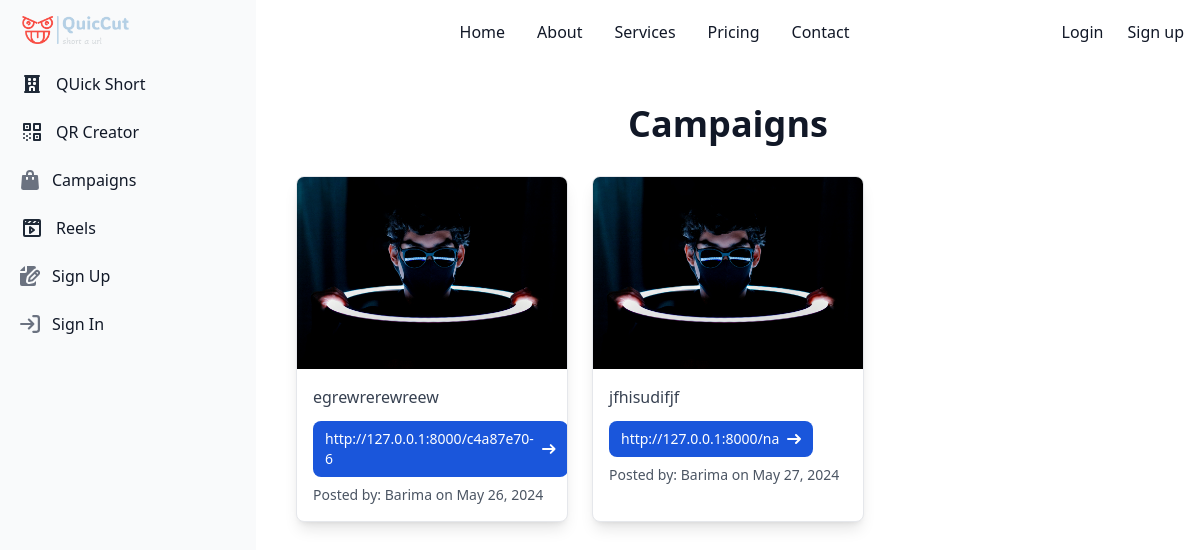
Screenshot of /campaign/list with the database file from the repository.
### campaign/models.py (models this page shows, shortened)
class Campaign(models.Model):
    user = models.ForeignKey(User, on_delete=models.CASCADE)
    url = models.URLField(max_length=200)
    description = models.TextField()
    image = models.ImageField(upload_to='campaign_images/')
    created_at = models.DateTimeField(auto_now_add=True)

### campaign/views.py (the view)
# urls.py: path('list', campaign_list, name='campaign_list'),
def campaign_list(request):
    campaigns = Campaign.objects.all()
    return render(request, 'campaign/campaign_list.html', {'campaigns': campaigns})

### templates/campaign/campaign_list.html (shortened to what this page needs)
{% extends 'basehome/base.html' %}
{% block content %}
<div class="p-10 sm:ml-64">
  <h1 class="text-center text-4xl font-bold text-gray-900 mb-8">Campaigns</h1>
  <div class="grid grid-cols-1 sm:grid-cols-2 md:grid-cols-3 lg:grid-cols-3 gap-6">
    {% for campaign in campaigns %}
      <div class="max-w-sm bg-white border border-gray-200 rounded-lg shadow-lg overflow-hidden dark:bg-gray-800 dark:border-gray-700">
        <div class="h-48 overflow-hidden">
          <img class="w-full h-full object-cover" src="{{ campaign.image.url }}" alt="Campaign Image">
        </div>
        <div class="p-4">
          <p class="mb-3 font-normal text-gray-700 dark:text-gray-400">{{ campaign.description }}</p>
          <a href="{{ campaign.url }}" class="inline-flex items-center px-3 py-2 text-sm font-medium text-white bg-blue-700 rounded-lg hover:bg-blue-800 focus:ring-4 focus:outline-none focus:ring-blue-300 dark:bg-blue-600 dark:hover:bg-blue-700 dark:focus:ring-blue-800">
            <p>{{ campaign.url }}</p>
            <svg class="rtl:rotate-180 w-3.5 h-3.5 ms-2" aria-hidden="true" xmlns="http://www.w3.org/2000/svg" fill="none" viewBox="0 0 14 10">
              <path stroke="currentColor" stroke-linecap="round" stroke-linejoin="round" stroke-width="2" d="M1 5h12m0 0L9 1m4 4L9 9"/>
            </svg>
          </a>
          <p class="pt-2 text-sm text-gray-600 dark:text-gray-400">Posted by: {{ campaign.user.username }} on {{ campaign.created_at|date:"F j, Y" }}</p>
        </div>
      </div>
    {% endfor %}
  </div>
</div>
{% endblock %}

### rows the page displays
Campaign: image (picture), description "egrewrerewreew", url "http://127.0.0.1:8000/c4a87e70-6", user.username "Barima", created_at "May 26, 2024"
Campaign: image (picture), description "jfhisudifjf", url "http://127.0.0.1:8000/na", user.username "Barima", created_at "May 27, 2024"
